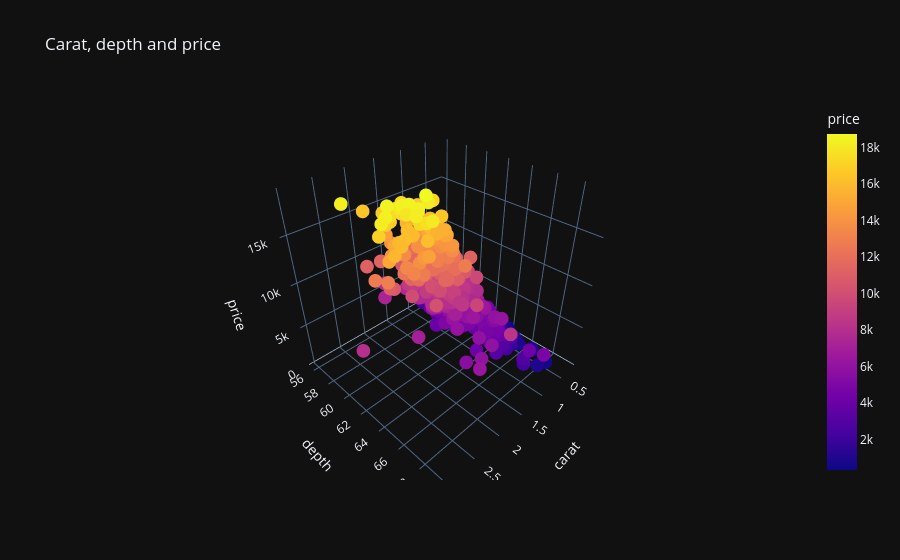

Source (notebook cell):
### Code cell
fig = px.scatter_3d(sample, x="carat", y="depth", z="price", color="price",
                    title="Carat, depth and price")
fig.show()

### Figure 1 — Plotly figure (JSON) as saved in the notebook; plotly's stock layout.template omitted (floating-point values rounded to 4 significant figures; data arrays with more than 128 entries replaced by an {"elided": "..."} marker saying what was removed)
{"data": [{"hovertemplate": "carat=%{x}<br>depth=%{y}<br>price=%{marker.color}<extra></extra>", "legendgroup": "", "marker": {"color": {"elided": "2000 int values"}, "coloraxis": "coloraxis", "symbol": "circle"}, "mode": "markers", "name": "", "scene": "scene", "showlegend": false, "x": {"elided": "2000 float values"}, "y": {"elided": "2000 float values"}, "z": {"elided": "2000 int values"}, "type": "scatter3d"}], "layout": {"scene": {"domain": {"x": [0.0, 1.0], "y": [0.0, 1.0]}, "xaxis": {"title": {"text": "carat"}}, "yaxis": {"title": {"text": "depth"}}, "zaxis": {"title": {"text": "price"}}}, "coloraxis": {"colorbar": {"title": {"text": "price"}}, "colorscale": [[0.0, "#0d0887"], [0.1111, "#46039f"], [0.2222, "#7201a8"], [0.3333, "#9c179e"], [0.4444, "#bd3786"], [0.5556, "#d8576b"], [0.6667, "#ed7953"], [0.7778, "#fb9f3a"], [0.8889, "#fdca26"], [1.0, "#f0f921"]]}, "legend": {"tracegroupgap": 0}, "title": {"text": "Carat, depth and price"}}}
